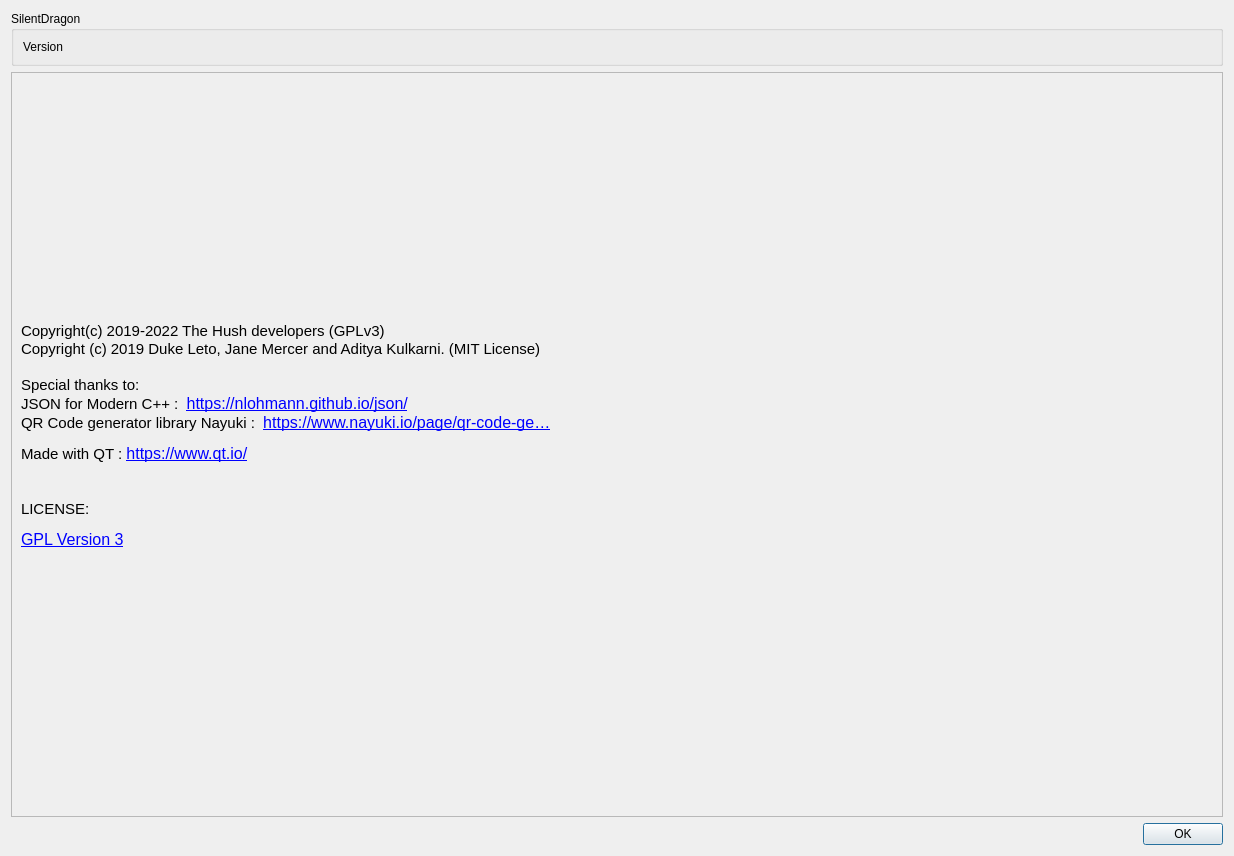
<?xml version="1.0" encoding="UTF-8"?>
<ui version="4.0">
 <class>about</class>
 <widget class="QDialog" name="about">
  <property name="geometry">
   <rect>
    <x>0</x>
    <y>0</y>
    <width>1234</width>
    <height>856</height>
   </rect>
  </property>
  <property name="windowTitle">
   <string>About</string>
  </property>
  <layout class="QVBoxLayout" name="verticalLayout">
   <item>
    <widget class="QGroupBox" name="groupBox">
     <property name="title">
      <string notr="true">SilentDragon</string>
     </property>
     <layout class="QVBoxLayout" name="verticalLayout_2">
      <item>
       <widget class="QLabel" name="versionLabel">
        <property name="text">
         <string notr="true">Version</string>
        </property>
       </widget>
      </item>
     </layout>
    </widget>
   </item>
   <item>
    <widget class="QScrollArea" name="scrollArea">
     <property name="widgetResizable">
      <bool>true</bool>
     </property>
     <widget class="QWidget" name="scrollAreaWidgetContents">
      <property name="geometry">
       <rect>
        <x>0</x>
        <y>0</y>
        <width>1196</width>
        <height>626</height>
       </rect>
      </property>
      <layout class="QVBoxLayout" name="verticalLayout_3">
       <item>
        <widget class="QLabel" name="label">
         <property name="text">
          <string notr="true">&lt;!DOCTYPE HTML PUBLIC &quot;-//W3C//DTD HTML 4.0//EN&quot; &quot;http://www.w3.org/TR/REC-html40/strict.dtd&quot;&gt;
&lt;html&gt;&lt;head&gt;&lt;meta name=&quot;qrichtext&quot; content=&quot;1&quot; /&gt;&lt;style type=&quot;text/css&quot;&gt;
p, li { white-space: pre-wrap; }
&lt;/style&gt;&lt;/head&gt;&lt;body style=&quot; font-family:'Ubuntu'; font-size:12pt; font-weight:400; font-style:normal;&quot;&gt;
&lt;p style=&quot;-qt-paragraph-type:empty; margin-top:0px; margin-bottom:0px; margin-left:0px; margin-right:0px; -qt-block-indent:0; text-indent:0px; font-family:'MS Shell Dlg 2'; font-size:8.1pt;&quot;&gt;&lt;br /&gt;&lt;/p&gt;
&lt;p style=&quot; margin-top:0px; margin-bottom:0px; margin-left:0px; margin-right:0px; -qt-block-indent:0; text-indent:0px;&quot;&gt;&lt;span style=&quot; font-size:11pt;&quot;&gt;Copyright(c) 2019-2022 The Hush developers (GPLv3)&lt;/span&gt;&lt;/p&gt;
&lt;p style=&quot; margin-top:0px; margin-bottom:0px; margin-left:0px; margin-right:0px; -qt-block-indent:0; text-indent:0px;&quot;&gt;&lt;span style=&quot; font-size:11pt;&quot;&gt;Copyright (c) 2019 Duke Leto, Jane Mercer and Aditya Kulkarni. (MIT License)&lt;/span&gt;&lt;/p&gt;
&lt;p style=&quot;-qt-paragraph-type:empty; margin-top:0px; margin-bottom:0px; margin-left:0px; margin-right:0px; -qt-block-indent:0; text-indent:0px; font-size:11pt;&quot;&gt;&lt;br /&gt;&lt;/p&gt;
&lt;p style=&quot; margin-top:0px; margin-bottom:0px; margin-left:0px; margin-right:0px; -qt-block-indent:0; text-indent:0px;&quot;&gt;&lt;span style=&quot; font-size:11pt;&quot;&gt;Special thanks to:&lt;/span&gt;&lt;/p&gt;
&lt;p style=&quot; margin-top:0px; margin-bottom:0px; margin-left:0px; margin-right:0px; -qt-block-indent:0; text-indent:0px;&quot;&gt;&lt;span style=&quot; font-size:11pt;&quot;&gt;JSON for Modern C++ :  &lt;/span&gt;&lt;a href=&quot;https://nlohmann.github.io/json/&quot;&gt;&lt;span style=&quot; font-family:'MS Shell Dlg 2';text-decoration: underline; color:#0000ff;&quot;&gt;https://nlohmann.github.io/json/&lt;/span&gt;&lt;/a&gt;&lt;/p&gt;
&lt;p style=&quot; margin-top:0px; margin-bottom:0px; margin-left:0px; margin-right:0px; -qt-block-indent:0; text-indent:0px;&quot;&gt;&lt;span style=&quot; font-size:11pt;&quot;&gt;QR Code generator library Nayuki :  &lt;/span&gt;&lt;a href=&quot;https://www.nayuki.io/page/qr-code-generator-library&quot;&gt;&lt;span style=&quot; font-family:'MS Shell Dlg 2'; text-decoration: underline; color:#0000ff;&quot;&gt;https://www.nayuki.io/page/qr-code-ge…&lt;/span&gt;&lt;/a&gt;&lt;/p&gt;
&lt;p style=&quot; margin-top:12px; margin-bottom:12px; margin-left:0px; margin-right:0px; -qt-block-indent:0; text-indent:0px;&quot;&gt;&lt;span style=&quot; font-size:11pt;&quot;&gt;Made with QT : &lt;/span&gt;&lt;a href=&quot;https://www.qt.io/&quot;&gt;&lt;span style=&quot; font-family:'MS Shell Dlg 2'; text-decoration: underline; color:#0000ff;&quot;&gt;https://www.qt.io/&lt;/span&gt;&lt;/a&gt;&lt;/p&gt;
&lt;p style=&quot;-qt-paragraph-type:empty; margin-top:12px; margin-bottom:12px; margin-left:0px; margin-right:0px; -qt-block-indent:0; text-indent:0px; font-family:'MS Shell Dlg 2'; font-size:8pt; text-decoration: underline; color:#0000ff;&quot;&gt;&lt;br /&gt;&lt;/p&gt;
&lt;p style=&quot; margin-top:12px; margin-bottom:12px; margin-left:0px; margin-right:0px; -qt-block-indent:0; text-indent:0px;&quot;&gt;&lt;span style=&quot; font-size:11pt;&quot;&gt;LICENSE:&lt;/span&gt;&lt;/p&gt;
&lt;p style=&quot; margin-top:12px; margin-bottom:12px; margin-left:0px; margin-right:0px; -qt-block-indent:0; text-indent:0px;&quot;&gt;&lt;a href=&quot;https://www.gnu.org/licenses/gpl-3.0.en.html
&quot;&gt;&lt;span style=&quot; text-decoration: underline; color:#0000ff;&quot;&gt;GPL Version 3&lt;/span&gt;&lt;/a&gt;&lt;/p&gt;
&lt;p style=&quot;-qt-paragraph-type:empty; margin-top:12px; margin-bottom:12px; margin-left:0px; margin-right:0px; -qt-block-indent:1; text-indent:0px; text-decoration: underline; color:#0000ff;&quot;&gt;&lt;br /&gt;&lt;/p&gt;&lt;/body&gt;&lt;/html&gt;</string>
         </property>
         <property name="wordWrap">
          <bool>true</bool>
         </property>
         <property name="openExternalLinks">
          <bool>true</bool>
         </property>
         <property name="textInteractionFlags">
          <set>Qt::LinksAccessibleByMouse</set>
         </property>
        </widget>
       </item>
      </layout>
     </widget>
    </widget>
   </item>
   <item>
    <widget class="QDialogButtonBox" name="buttonBox">
     <property name="orientation">
      <enum>Qt::Horizontal</enum>
     </property>
     <property name="standardButtons">
      <set>QDialogButtonBox::Ok</set>
     </property>
    </widget>
   </item>
  </layout>
 </widget>
 <resources/>
 <connections>
  <connection>
   <sender>buttonBox</sender>
   <signal>accepted()</signal>
   <receiver>about</receiver>
   <slot>accept()</slot>
   <hints>
    <hint type="sourcelabel">
     <x>248</x>
     <y>254</y>
    </hint>
    <hint type="destinationlabel">
     <x>157</x>
     <y>274</y>
    </hint>
   </hints>
  </connection>
  <connection>
   <sender>buttonBox</sender>
   <signal>rejected()</signal>
   <receiver>about</receiver>
   <slot>reject()</slot>
   <hints>
    <hint type="sourcelabel">
     <x>316</x>
     <y>260</y>
    </hint>
    <hint type="destinationlabel">
     <x>286</x>
     <y>274</y>
    </hint>
   </hints>
  </connection>
 </connections>
</ui>
